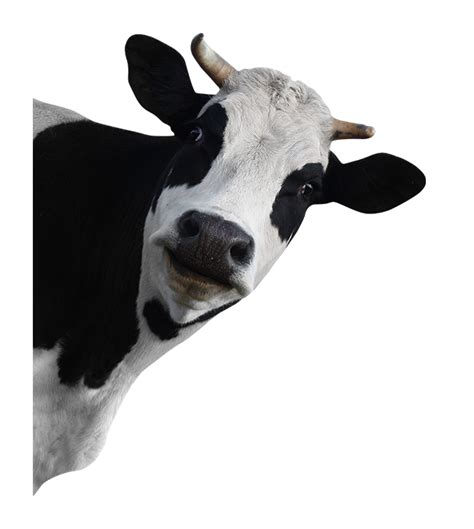
#> input picture projeto/vaca.jpg, 474 x 529 px
$ jupyter execute main.ipynb
#> lines starting #> are read from the running program, lines starting #| are printed output that depends on the picture; after the words box and inside, x2 and y2 are one past the last pixel; in counts of white or black regions, pixels touching at a corner belong together
[cell 1]
import numpy as np
import cv2 as cv
from PIL import Image
import matplotlib.pyplot as plt

# convert to graky
img = cv.imread("vaca.jpg")
#> img is the input picture: shape (529, 474, 3); mean B, G, R 193.9, 193.7, 193.9
img_cv_gray =cv.cvtColor(img, cv.COLOR_BGR2GRAY)

img_cv_binary = cv.threshold(img_cv_gray,220,255,cv.THRESH_BINARY)[1]
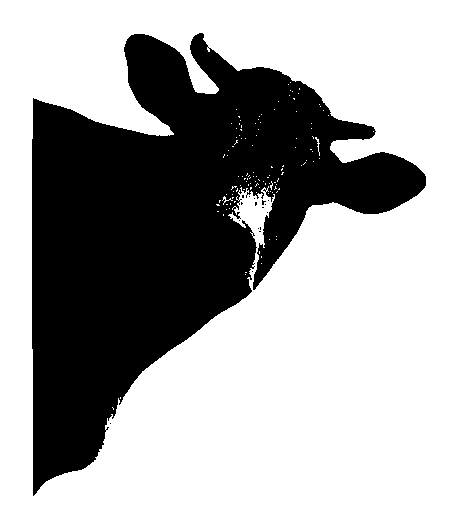
#> img_cv_binary: shape (529, 474); 66.9% white; 17 black regions (16 under 20 px), largest, box (x1, y1, x2, y2) and area: (32, 33, 426, 496) 83030
img_cv_binary = 255 - img_cv_binary

#REMOVENDO RUÍDO ISOLADO
kernel = np.ones((3,3), np.uint8)
img_cv_mask = cv.morphologyEx(img_cv_binary,cv.MORPH_OPEN,kernel)
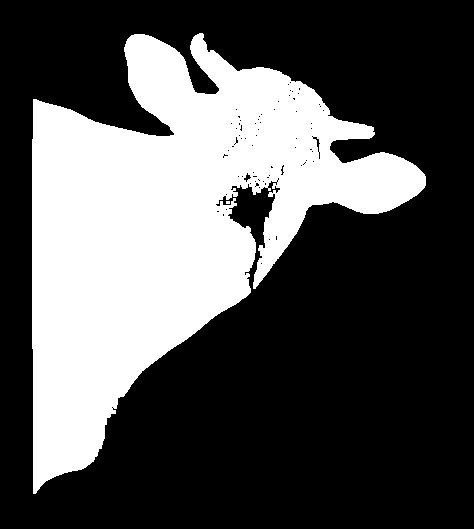
#> img_cv_mask: shape (529, 474); 32.9% white; 2 white regions (1 under 20 px), largest, box (x1, y1, x2, y2) and area: (32, 33, 426, 494) 82604
img_cv_mask = cv.morphologyEx(img_cv_mask,cv.MORPH_CLOSE,kernel)
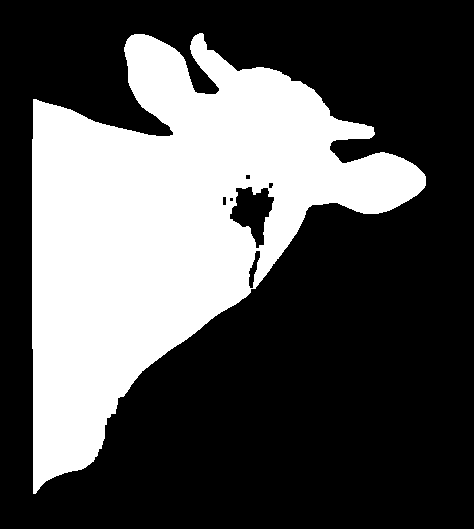
#> img_cv_mask: shape (529, 474); 33.1% white; 1 white region, box (x1, y1, x2, y2) and area: (32, 33, 426, 494) 82976

#ANTI- ALIAS --> BLUR + STRETCH
#BLUR:
img_cv_mask = cv.GaussianBlur(img_cv_mask,(0,0), sigmaX=2, sigmaY=2, borderType = cv.BORDER_DEFAULT)
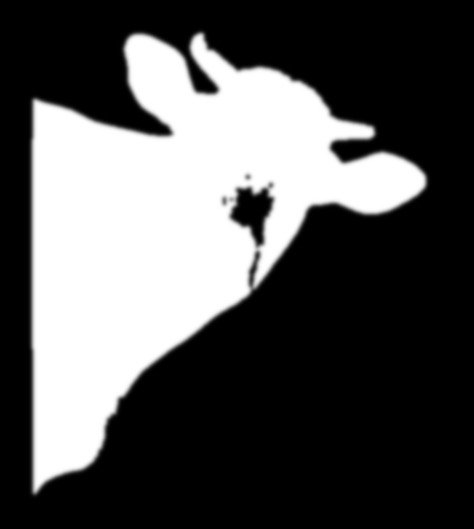
#> img_cv_mask: shape (529, 474); min 0, max 255, mean 84.4
#STRETCH LINEAR:
img_cv_mask = (2*(img_cv_mask.astype(np.float32))-255.0).clip(0,255).astype(np.uint8)
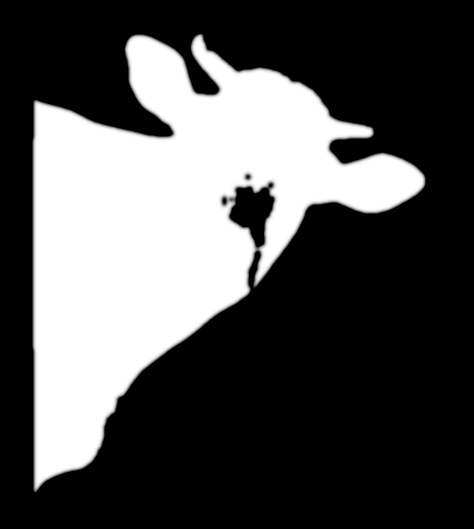
#> img_cv_mask: shape (529, 474); min 0, max 255, mean 81

# colocando a mascara no canal alpha
img_nBckgnd = img.copy()
img_nBckgnd = cv.cvtColor(img_nBckgnd, cv.COLOR_BGR2BGRA)
img_nBckgnd[:, :, 3] = img_cv_mask

#SALVANDO
cv.imwrite("img_nBckgnd.png", img_nBckgnd)
#> Out = True

$ run again, with projeto/gorila.jpg copied over projeto/vaca.jpg
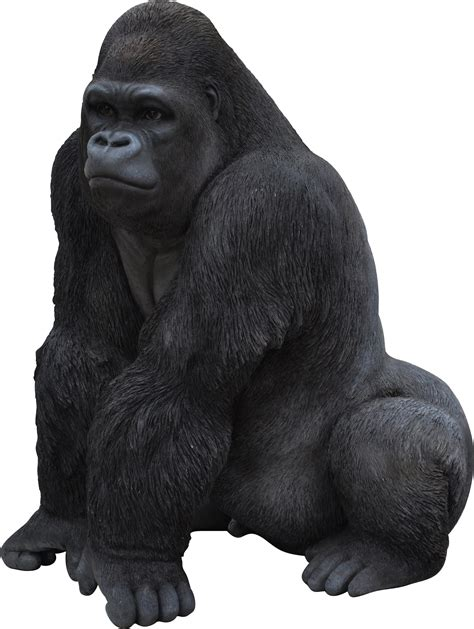
#> input picture projeto/gorila.jpg, 474 x 629 px
#> img is the input picture: shape (629, 474, 3); mean B, G, R 128, 126, 126.1
#> `img_cv_binary = cv.threshold(img_cv_gray,220,255,cv.THRESH_BINARY)[1]`:
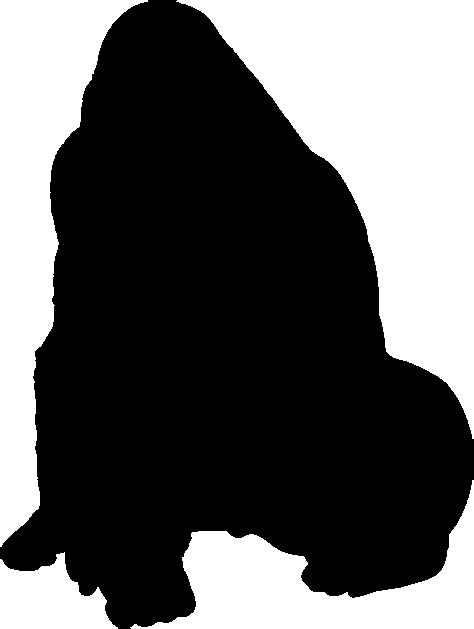
#> img_cv_binary: shape (629, 474); 38.3% white; 4 white regions, box (x1, y1, x2, y2) and area: (176, 0, 474, 439) 57636, (0, 0, 148, 547) 31160, (130, 480, 474, 629) 19573, (0, 552, 118, 629) 5861
#> `img_cv_mask = (2*(img_cv_mask.astype(np.float32))-255.0).clip(0,255).a..`:
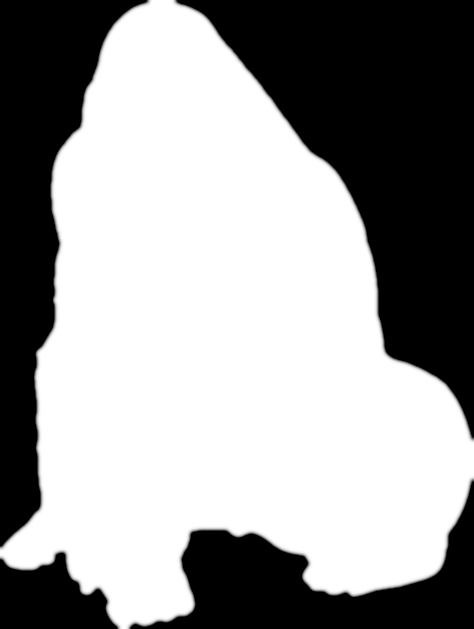
#> img_cv_mask: shape (629, 474); min 0, max 255, mean 154.7
#> Out = True

$ run again, with projeto/peixe.jpg copied over projeto/vaca.jpg
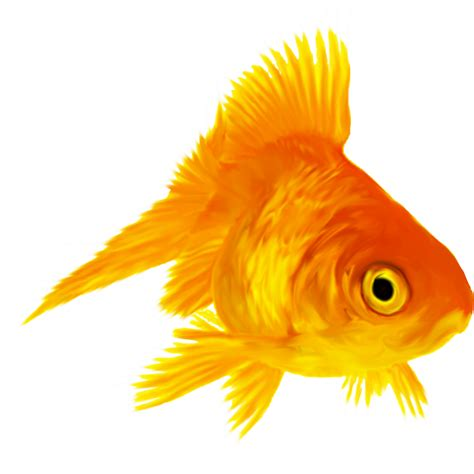
#> input picture projeto/peixe.jpg, 474 x 474 px
#> img is the input picture: shape (474, 474, 3); mean B, G, R 164.1, 217.2, 249.4
#> `img_cv_binary = cv.threshold(img_cv_gray,220,255,cv.THRESH_BINARY)[1]`:
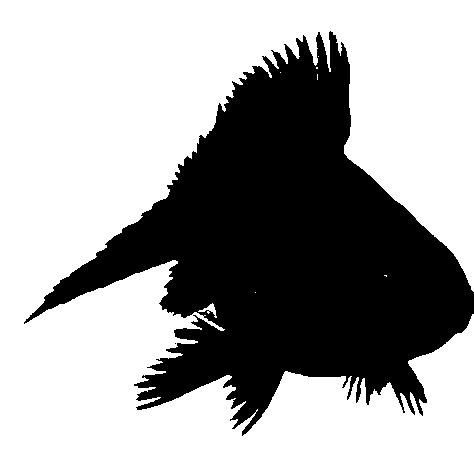
#> img_cv_binary: shape (474, 474); 64.7% white; 2 black regions (1 under 20 px), largest, box (x1, y1, x2, y2) and area: (24, 31, 474, 436) 79286
#> `img_cv_mask = (2*(img_cv_mask.astype(np.float32))-255.0).clip(0,255).a..`:
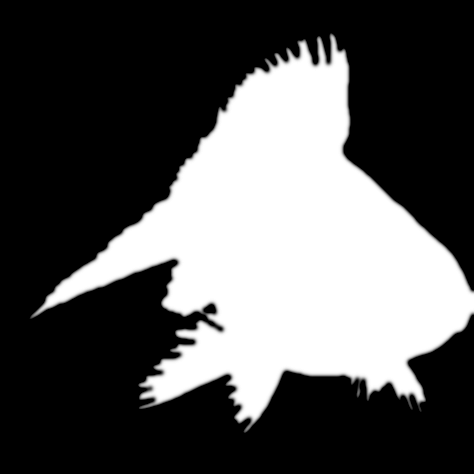
#> img_cv_mask: shape (474, 474); min 0, max 255, mean 85.8
#> Out = True
